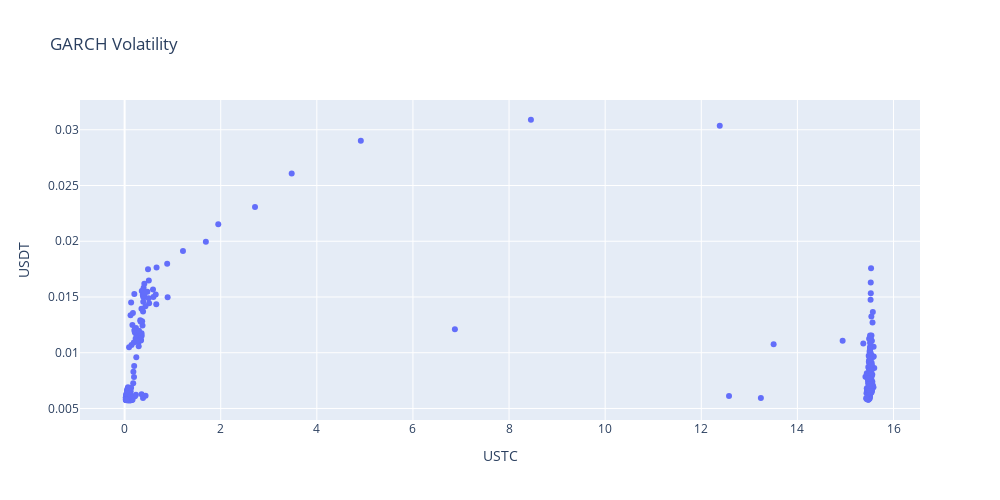

Notebook code cell kept with this figure:
### Code cell
stock1,stock2 = ["USTC","USDT"]
px.scatter(garch_vol_df, x = stock1, y=stock2, width=1000, height=500, title='GARCH Volatility').show()

### Figure 1 — Plotly figure (JSON) as saved in the notebook; plotly's stock layout.template omitted (floating-point values rounded to 4 significant figures; data arrays with more than 128 entries replaced by an {"elided": "..."} marker saying what was removed)
{"data": [{"hovertemplate": "USTC=%{x}<br>USDT=%{y}<extra></extra>", "legendgroup": "", "marker": {"color": "#636efa", "symbol": "circle"}, "mode": "markers", "name": "", "orientation": "v", "showlegend": false, "type": "scatter", "x": {"elided": "320 float values"}, "xaxis": "x", "y": {"elided": "320 float values"}, "yaxis": "y"}], "layout": {"height": 500, "legend": {"tracegroupgap": 0}, "title": {"text": "GARCH Volatility"}, "width": 1000, "xaxis": {"anchor": "y", "domain": [0, 1], "title": {"text": "USTC"}}, "yaxis": {"anchor": "x", "domain": [0, 1], "title": {"text": "USDT"}}}}
